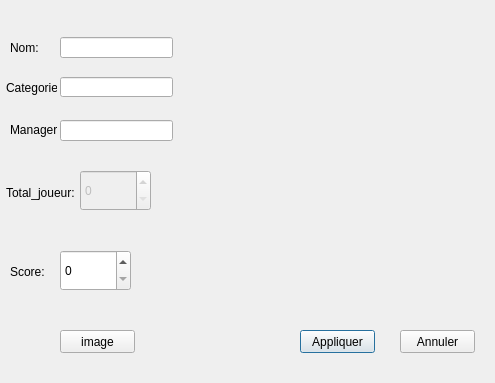
<?xml version="1.0" encoding="UTF-8"?>
<ui version="4.0">
 <class>Ajouter_equipe</class>
 <widget class="QDialog" name="Ajouter_equipe">
  <property name="geometry">
   <rect>
    <x>0</x>
    <y>0</y>
    <width>495</width>
    <height>383</height>
   </rect>
  </property>
  <property name="windowTitle">
   <string>Dialog</string>
  </property>
  <widget class="QPushButton" name="Ajouter_equipe_2">
   <property name="geometry">
    <rect>
     <x>300</x>
     <y>330</y>
     <width>75</width>
     <height>23</height>
    </rect>
   </property>
   <property name="text">
    <string>Appliquer</string>
   </property>
  </widget>
  <widget class="QLabel" name="label_2">
   <property name="geometry">
    <rect>
     <x>6</x>
     <y>80</y>
     <width>51</width>
     <height>16</height>
    </rect>
   </property>
   <property name="text">
    <string>Categorie:</string>
   </property>
  </widget>
  <widget class="QPushButton" name="b_image">
   <property name="geometry">
    <rect>
     <x>60</x>
     <y>330</y>
     <width>75</width>
     <height>23</height>
    </rect>
   </property>
   <property name="text">
    <string>image</string>
   </property>
  </widget>
  <widget class="QLineEdit" name="in_nom">
   <property name="geometry">
    <rect>
     <x>60</x>
     <y>37</y>
     <width>113</width>
     <height>21</height>
    </rect>
   </property>
   <property name="text">
    <string/>
   </property>
  </widget>
  <widget class="QLineEdit" name="in_categorie">
   <property name="geometry">
    <rect>
     <x>60</x>
     <y>77</y>
     <width>113</width>
     <height>20</height>
    </rect>
   </property>
   <property name="text">
    <string/>
   </property>
  </widget>
  <widget class="QLineEdit" name="in_manager">
   <property name="geometry">
    <rect>
     <x>60</x>
     <y>120</y>
     <width>113</width>
     <height>21</height>
    </rect>
   </property>
   <property name="text">
    <string/>
   </property>
  </widget>
  <widget class="QLabel" name="label_ajout">
   <property name="geometry">
    <rect>
     <x>0</x>
     <y>0</y>
     <width>501</width>
     <height>391</height>
    </rect>
   </property>
   <property name="text">
    <string/>
   </property>
  </widget>
  <widget class="QLabel" name="label">
   <property name="geometry">
    <rect>
     <x>10</x>
     <y>41</y>
     <width>47</width>
     <height>14</height>
    </rect>
   </property>
   <property name="text">
    <string>Nom:</string>
   </property>
  </widget>
  <widget class="QLabel" name="image_2">
   <property name="geometry">
    <rect>
     <x>260</x>
     <y>70</y>
     <width>201</width>
     <height>201</height>
    </rect>
   </property>
   <property name="text">
    <string/>
   </property>
  </widget>
  <widget class="QPushButton" name="pushButton_2">
   <property name="geometry">
    <rect>
     <x>400</x>
     <y>330</y>
     <width>75</width>
     <height>23</height>
    </rect>
   </property>
   <property name="text">
    <string>Annuler</string>
   </property>
  </widget>
  <widget class="QLabel" name="label_3">
   <property name="geometry">
    <rect>
     <x>10</x>
     <y>123</y>
     <width>47</width>
     <height>14</height>
    </rect>
   </property>
   <property name="text">
    <string>Manager:</string>
   </property>
  </widget>
  <widget class="QLabel" name="label_7">
   <property name="geometry">
    <rect>
     <x>6</x>
     <y>185</y>
     <width>71</width>
     <height>16</height>
    </rect>
   </property>
   <property name="text">
    <string>Total_joueur:</string>
   </property>
  </widget>
  <widget class="QSpinBox" name="in_number">
   <property name="enabled">
    <bool>false</bool>
   </property>
   <property name="geometry">
    <rect>
     <x>80</x>
     <y>170</y>
     <width>71</width>
     <height>41</height>
    </rect>
   </property>
  </widget>
  <widget class="QLabel" name="label_8">
   <property name="geometry">
    <rect>
     <x>10</x>
     <y>265</y>
     <width>47</width>
     <height>14</height>
    </rect>
   </property>
   <property name="text">
    <string>Score:</string>
   </property>
  </widget>
  <widget class="QSpinBox" name="in_score">
   <property name="geometry">
    <rect>
     <x>60</x>
     <y>250</y>
     <width>71</width>
     <height>41</height>
    </rect>
   </property>
  </widget>
  <zorder>label_ajout</zorder>
  <zorder>Ajouter_equipe_2</zorder>
  <zorder>label_2</zorder>
  <zorder>b_image</zorder>
  <zorder>in_nom</zorder>
  <zorder>in_categorie</zorder>
  <zorder>in_manager</zorder>
  <zorder>label</zorder>
  <zorder>image_2</zorder>
  <zorder>pushButton_2</zorder>
  <zorder>label_3</zorder>
  <zorder>label_7</zorder>
  <zorder>in_number</zorder>
  <zorder>label_8</zorder>
  <zorder>in_score</zorder>
 </widget>
 <resources/>
 <connections/>
</ui>
